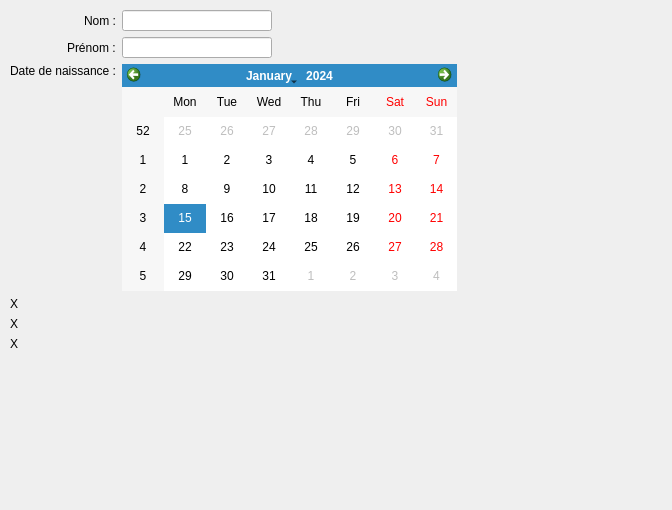
<?xml version="1.0" encoding="UTF-8"?>
<ui version="4.0">
 <class>IHM</class>
 <widget class="QWidget" name="IHM">
  <property name="geometry">
   <rect>
    <x>0</x>
    <y>0</y>
    <width>672</width>
    <height>510</height>
   </rect>
  </property>
  <property name="windowTitle">
   <string>Formulaire de saisie</string>
  </property>
  <widget class="QWidget" name="gridLayoutWidget">
   <property name="geometry">
    <rect>
     <x>10</x>
     <y>10</y>
     <width>447</width>
     <height>341</height>
    </rect>
   </property>
   <layout class="QGridLayout" name="gridLayout">
    <item row="0" column="0" alignment="Qt::AlignRight">
     <widget class="QLabel" name="lName">
      <property name="text">
       <string>Nom :</string>
      </property>
     </widget>
    </item>
    <item row="2" column="0" alignment="Qt::AlignRight|Qt::AlignTop">
     <widget class="QLabel" name="lBirthdate">
      <property name="text">
       <string>Date de naissance :</string>
      </property>
     </widget>
    </item>
    <item row="1" column="0" alignment="Qt::AlignRight">
     <widget class="QLabel" name="lFirstname">
      <property name="text">
       <string>Prénom :</string>
      </property>
     </widget>
    </item>
    <item row="4" column="0">
     <widget class="QLabel" name="lPrintFirstname">
      <property name="text">
       <string>X</string>
      </property>
     </widget>
    </item>
    <item row="3" column="0">
     <widget class="QLabel" name="lPrintName">
      <property name="text">
       <string>X</string>
      </property>
     </widget>
    </item>
    <item row="5" column="0">
     <widget class="QLabel" name="lPrintBirthDate">
      <property name="text">
       <string>X</string>
      </property>
     </widget>
    </item>
    <item row="0" column="1">
     <widget class="QLineEdit" name="leName">
      <property name="maximumSize">
       <size>
        <width>150</width>
        <height>21</height>
       </size>
      </property>
     </widget>
    </item>
    <item row="1" column="1">
     <widget class="QLineEdit" name="leFirstname">
      <property name="maximumSize">
       <size>
        <width>150</width>
        <height>21</height>
       </size>
      </property>
     </widget>
    </item>
    <item row="2" column="1">
     <widget class="QCalendarWidget" name="calendarWidget"/>
    </item>
   </layout>
  </widget>
 </widget>
 <resources/>
 <connections>
  <connection>
   <sender>leName</sender>
   <signal>editingFinished()</signal>
   <receiver>lPrintName</receiver>
   <slot>clear()</slot>
   <hints>
    <hint type="sourcelabel">
     <x>223</x>
     <y>15</y>
    </hint>
    <hint type="destinationlabel">
     <x>77</x>
     <y>295</y>
    </hint>
   </hints>
  </connection>
 </connections>
 <slots>
  <slot>onEditFirstname(QString)</slot>
  <slot>onEditName(QString)</slot>
 </slots>
</ui>
